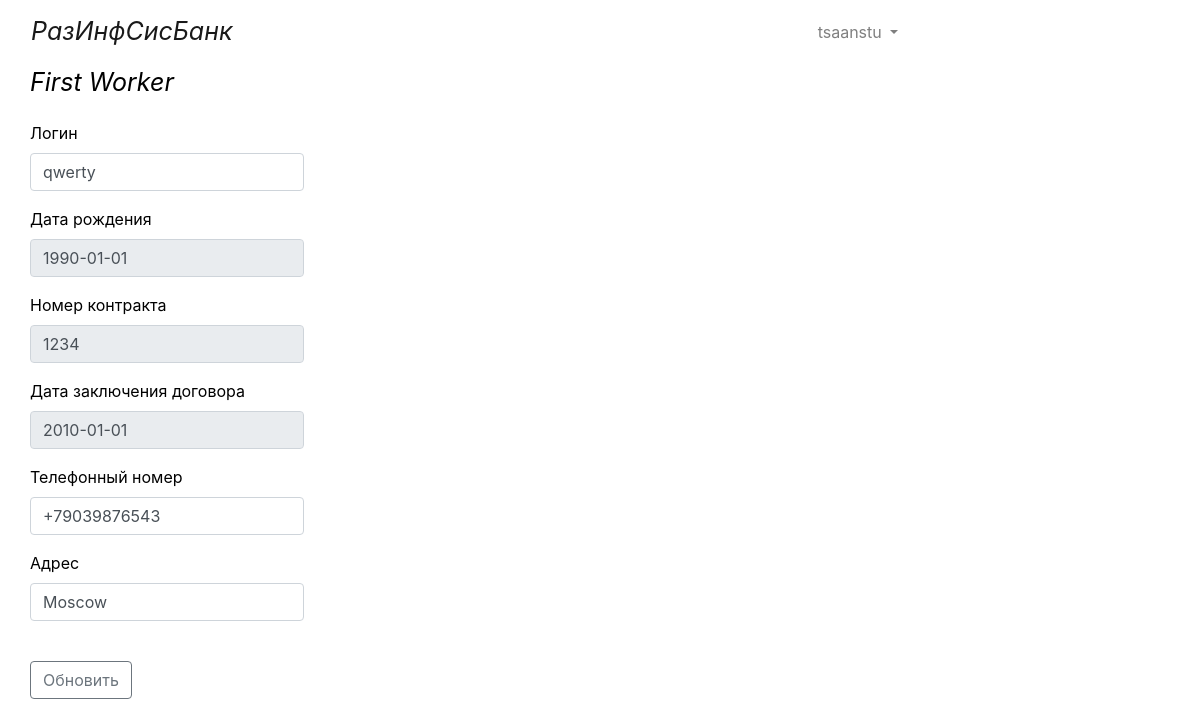
The app's page /worker_data/1/ (signed in), older data.
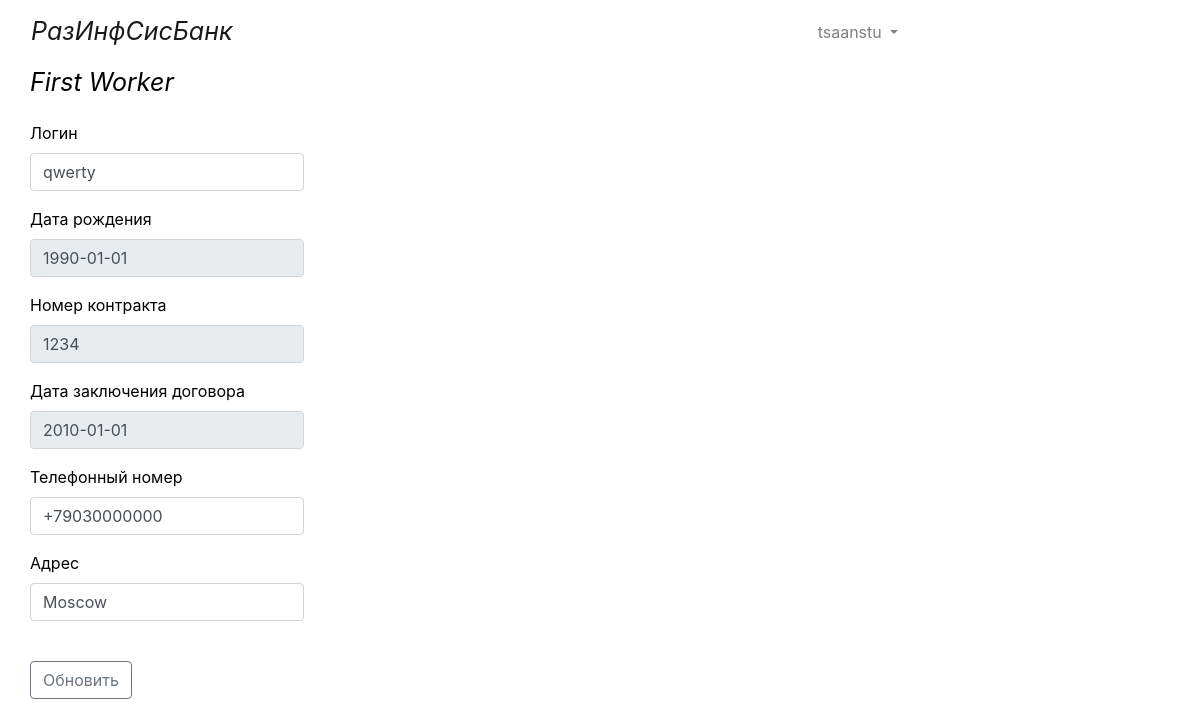
The same page, newer data.
### bs/models.py (models this page shows)
class Worker(models.Model):
    full_name = models.CharField(max_length=30)
    login = models.CharField(max_length=20)
    birthday = models.DateField()
    contract_number = models.CharField(max_length=10)
    date_conclusion = models.DateField()
    tel = models.CharField(max_length=12)
    address = models.CharField(max_length=100)
    permissions = models.CharField(max_length=30)

### bs/views.py (the view)
# urls.py: path('worker_data/<int:id>/', views.worker_data, name='worker_data'),
def worker_data(request, id):
    if check_admin_permisions(request.user.username) < 0:
        return render(request, 'bs/permission_denied.html', {})
    if request.method == "POST":
        conn = sqlite3.connect("db.sqlite3")
        cursor = conn.cursor()
        input_data = [(request.POST["InputLogin"], request.POST["InputTel"], request.POST["InputAddress"], id)]
        cursor.executemany("UPDATE bs_worker SET login=?, tel=?, address=? WHERE id=?", input_data)
        conn.commit()
    worker_data = Worker.objects.get(pk=id)
    worker_data.birthday = str(worker_data.birthday)
    worker_data.date_conclusion = str(worker_data.date_conclusion)
    return render(request, 'bs/worker_data.html', {"worker_data": worker_data})

### bs/views.py (called while the page is built)
def check_admin_permisions(username):
    conn = sqlite3.connect("db.sqlite3")
    cursor = conn.cursor()
    cursor.execute("SELECT id FROM bs_user WHERE username = ?", (username,))
    id = cursor.fetchall()[0][0]
    cursor.execute("SELECT group_id FROM bs_user_groups WHERE user_id = ?", (id,))
    if cursor.fetchall()[0][0] == 2:
        return 1
    return -1

### bs/templates/bs/worker_data.html (shortened to what this page needs)
{% include "bs/base.html" %}
{% load static %}
{% block content %}
{% include "bs/nav_panel.html" %}
{% if user.is_authenticated %}
<main role="main" class="container">
    <div class="row">
        <div class="col-lg-12">
            <div class="row">
                <div class="headline">{{worker_data.full_name}}</div>
            </div>
            <div class="row">
                <form method="POST" onsubmit="return confirm('Применить изменения?');">
                    <div class="form-group">
                        <label for="InputLogin"><span class="text_style">Логин</span></label>
                        <input class="form-control" id="InputLogin" name="InputLogin" value={{worker_data.login}}>
                    </div>
                    <div class="form-group">
                        <label for="InputBirthday"><span class="text_style">Дата рождения</span></label>
                        <input class="form-control" id="InputBirthday" name="InputBirthday" disabled value={{worker_data.birthday}}>
                    </div>
                    <div class="form-group">
                        <label for="InputContractNumber"><span class="text_style">Номер контракта</span></label>
                        <input class="form-control" id="InputContractNumber" name="InputContractNumber" disabled value={{worker_data.contract_number}}>
                    </div>
                    <div class="form-group">
                        <label for="InputDateConclusion"><span
                                class="text_style">Дата заключения договора</span></label>
                        <input class="form-control" id="InputDateConclusion" name="InputDateConclusion" disabled value={{worker_data.date_conclusion}}>
                    </div>
                    <div class="form-group">
                        <label for="InputTel"><span class="text_style">Телефонный номер</span></label>
                        <input class="form-control" id="InputTel" name="InputTel" value={{worker_data.tel}}>
                    </div>
                    <div class="form-group">
                        <label for="InputAddress"><span class="text_style">Адрес</span></label>
                        <input class="form-control" id="InputAddress" name="InputAddress" value={{worker_data.address}}>
                    </div>
                    <br>
                    <button type="submit" class="btn btn-outline-secondary button_update">Обновить</button>
                    <br><br>
                </form>
            </div>
        </div>
    </div>
</main>
{% endif %}
{% endblock %}

Row changes from the older to the newer data that the page shows:
changed Worker "First Worker": InputTel "+79039876543" → "+79030000000"
